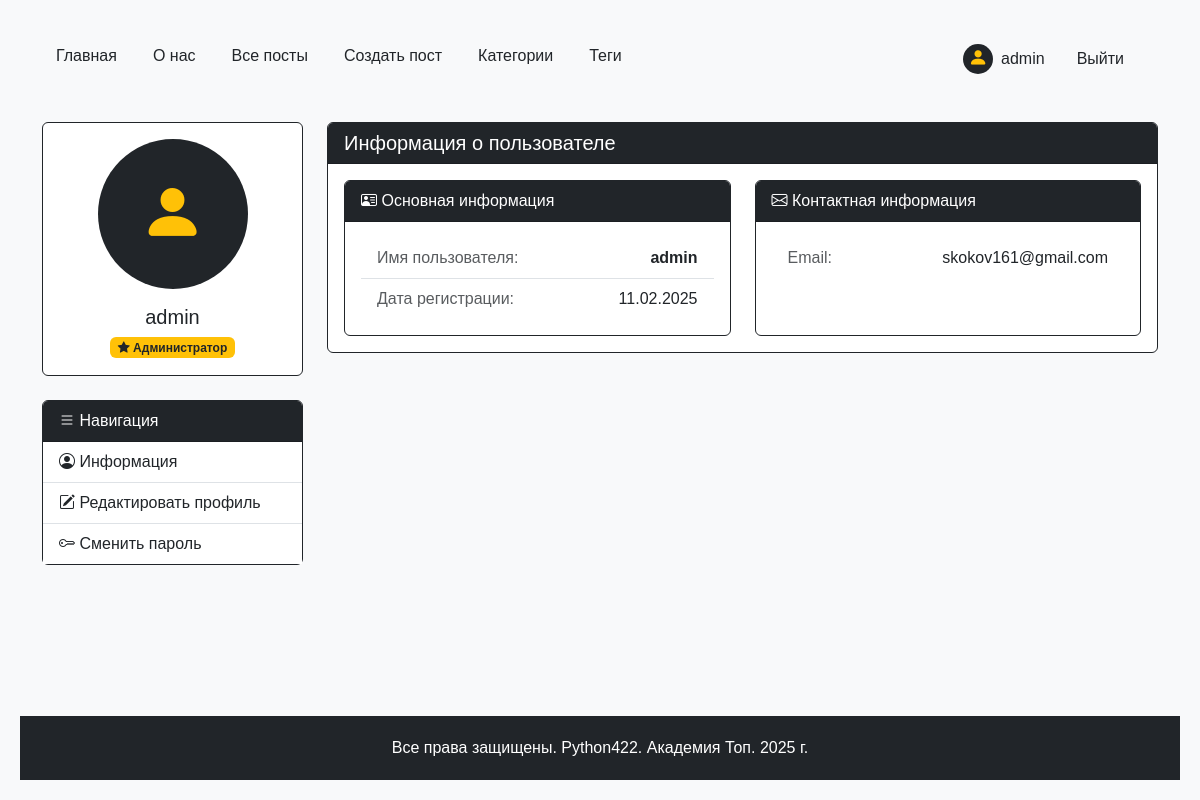
Before: /users/profile/1/ (signed in) with the older database file.
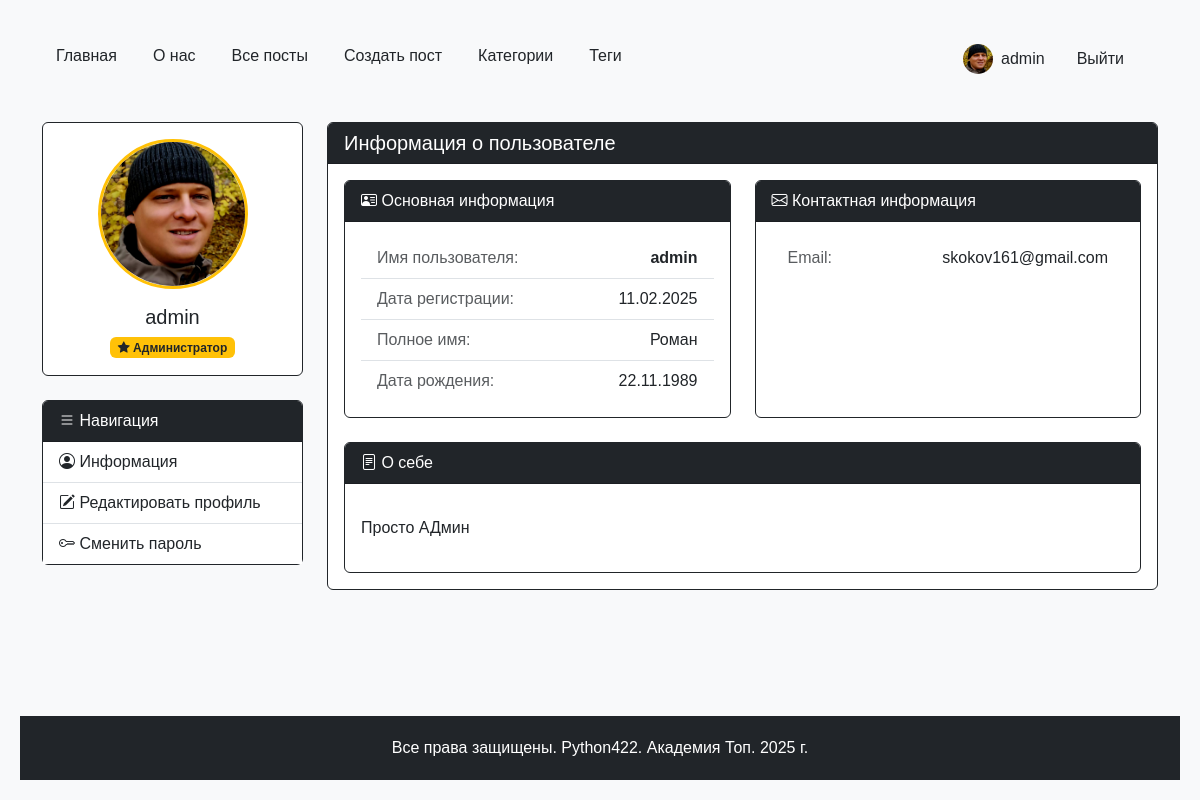
After: the same page with the newer database file.
### users_app/models.py (models this page shows, shortened)
class CustomUser(AbstractUser):
    avatar = models.ImageField(
        upload_to='users/avatars/%Y/%m/%d/',
        blank=True,
        null=True,
        verbose_name='Аватар'
    )
    github_id = models.CharField(
        max_length=50,
        blank=True,
        null=True,
        verbose_name='GitHub ID'
    )
    vk_id = models.CharField(
        max_length=50,
        blank=True,
        null=True,
        verbose_name='VK ID'
    )
    telegram_id = models.CharField(
        max_length=50,
        blank=True,
        null=True,
        verbose_name='Telegram ID'
    )
    birth_date = models.DateField(
        blank=True,
        null=True,
        verbose_name='Дата рождения'
    )
    bio = models.TextField(
        max_length=1000,
        blank=True,
        verbose_name='О себе'
    )
    class Meta:
        verbose_name = 'Пользователь'
        verbose_name_plural = 'Пользователи'

### users_app/views.py (the view)
# urls.py: path("profile/<int:pk>/", ProfileDetailView.as_view(), name="profile_detail"),
class ProfileDetailView(LoginRequiredMixin, OwnerPermissionMixin, DetailView):
    model = get_user_model()
    template_name = "profile_detail.html"
    context_object_name = "profile_user"

### python_blog/context_processors.py (called while the page is built)
def menu_items(request):
    menu = [
    {"title": "Главная", "url_name": "main"},
    {"title": "О нас", "url_name": "about"},
    {"title": "Все посты", "url_name": "blog:posts"},
    {"title": "Создать пост", "url_name": "blog:post_create"},
    {"title": "Категории", "url_name": "blog:categories"},
    {"title": "Теги", "url_name": "blog:tags"},
]
    current_url_name = request.resolver_match.view_name
    for item in menu:
        item['is_active'] = current_url_name == item['url_name']
    return {'menu_items': menu}

### users_app/views.py (called while the page is built)
    def get_context_data(self, **kwargs):
        context = super().get_context_data(**kwargs)
        context['is_owner'] = self.request.user == self.get_object()
        return context

### users_app/templates/profile_detail.html (shortened to what this page needs)
{% extends 'profile_base.html' %}
{% block profile_title %}
    Информация о пользователе
{% endblock %}
{% block profile_content %}
<div class="row g-4">
    <div class="col-md-6">
        <div class="card h-100 border-dark">
            <div class="card-header bg-dark text-white">
                <i class="bi bi-person-vcard"></i> Основная информация
            </div>
            <div class="card-body">
                <ul class="list-group list-group-flush">
                    <li class="list-group-item d-flex justify-content-between">
                        <span class="text-muted">Имя пользователя:</span>
                        <span class="fw-bold">{{ profile_user.username }}</span>
                    </li>
                    <li class="list-group-item d-flex justify-content-between">
                        <span class="text-muted">Дата регистрации:</span>
                        <span>{{ profile_user.date_joined|date:"d.m.Y" }}</span>
                    </li>
                    {% if profile_user.first_name or profile_user.last_name %}
                    <li class="list-group-item d-flex justify-content-between">
                        <span class="text-muted">Полное имя:</span>
                        <span>{{ profile_user.get_full_name }}</span>
                    </li>
                    {% endif %}
                    {% if profile_user.birth_date %}
                    <li class="list-group-item d-flex justify-content-between">
                        <span class="text-muted">Дата рождения:</span>
                        <span>{{ profile_user.birth_date|date:"d.m.Y" }}</span>
                    </li>
                    {% endif %}
                </ul>
            </div>
        </div>
    </div>
    <div class="col-md-6">
        <div class="card h-100 border-dark">
            <div class="card-header bg-dark text-white">
                <i class="bi bi-envelope"></i> Контактная информация
            </div>
            <div class="card-body">
                <ul class="list-group list-group-flush">
                    {% if is_owner %}
                    <li class="list-group-item d-flex justify-content-between">
                        <span class="text-muted">Email:</span>
                        <span>{{ profile_user.email|default:"Не указан" }}</span>
                    </li>
                    {% endif %}
                </ul>
            </div>
        </div>
    </div>
    {% if profile_user.bio %}
    <div class="col-12">
        <div class="card border-dark">
            <div class="card-header bg-dark text-white">
                <i class="bi bi-file-text"></i> О себе
            </div>
            <div class="card-body">
                <p class="card-text">{{ profile_user.bio|linebreaks }}</p>
            </div>
        </div>
    </div>
    {% endif %}
</div>
{% endblock %}

### users_app/templates/profile_base.html (shortened to what this page needs)
{% extends 'base.html' %}
{% block content %}
<div class="container py-4">
    <div class="row">
        <div class="col-md-3">
            <div class="card border-dark mb-4">
                <div class="card-body text-center">
                    <div class="avatar-container mb-3">
                        {% if profile_user.avatar %}
                            <img src="{{ profile_user.avatar.url }}"
                                 class="rounded-circle img-fluid border border-3 border-warning"
                                 alt="Аватар пользователя"
                                 style="width: 150px; height: 150px; object-fit: cover;">
                        {% else %}
                            <div class="rounded-circle bg-dark d-flex align-items-center justify-content-center mx-auto"
                                 style="width: 150px; height: 150px;">
                                <i class="bi bi-person-fill text-warning" style="font-size: 4rem;"></i>
                            </div>
                        {% endif %}
                    </div>
                    <h5 class="card-title mb-0">{{ profile_user.username }}</h5>
                    {% if profile_user.is_staff %}
                        <span class="badge bg-warning text-dark mt-2">
                            <i class="bi bi-star-fill"></i> Администратор
                        </span>
                    {% endif %}
                </div>
            </div>
            <div class="card border-dark">
                <div class="card-header bg-dark text-white">
                    <i class="bi bi-list"></i> Навигация
                </div>
                <div class="card-body p-0">
                    {% include 'profile_menu.html' %}
                </div>
            </div>
        </div>
        <div class="col-md-9">
            <div class="card border-dark">
                <div class="card-header bg-dark text-white d-flex justify-content-between align-items-center">
                    <h5 class="mb-0">{% block profile_title %}{% endblock %}</h5>
                </div>
                <div class="card-body">
                    {% block profile_content %}{% endblock %}
                </div>
            </div>
        </div>
    </div>
</div>
{% endblock %}

### templates/menu_include.html (shortened to what this page needs)
<nav class="navbar navbar-expand-md">
    <div class="container-fluid">
        <div class="collapse navbar-collapse" id="navbarNav">
            <ul class="navbar-nav">
                {% for item in menu_items %}
                    <li class="nav-item">
                        <a class="nav-link {% if item.is_active %}active{% endif %}"
                           href="{% url item.url_name %}">
                            {{ item.title }}
                        </a>
                    </li>
                {% endfor %}
                <li class="nav-item ms-md-auto">
                    {% if user.is_authenticated %}
                        <div class="d-flex align-items-center">
                            <a href="{% url 'users:profile_detail' pk=user.pk %}" class="nav-link d-flex align-items-center me-3">
                                {% if user.avatar %}
                                    <img src="{{ user.avatar.url }}"
                                         class="rounded-circle me-2"
                                         alt="Аватар"
                                         style="width: 30px; height: 30px; object-fit: cover;">
                                {% else %}
                                    <div class="rounded-circle bg-dark d-flex align-items-center justify-content-center me-2"
                                         style="width: 30px; height: 30px;">
                                        <i class="bi bi-person-fill text-warning" style="font-size: 1.2rem;"></i>
                                    </div>
                                {% endif %}
                                {{user.username}}
                            </a>
                            <form action="{% url 'users:logout' %}" method="POST" class="d-inline">
                                <button type="submit" class="btn nav-link">Выйти</button>
                            </form>
                        </div>
                    {% else %}
                        <div class="d-flex">
                            <a href="{% url 'users:register' %}" class="nav-link me-3">Регистрация</a>
                            <span class="nav-link me-3">|</span>
                            <a href="{% url 'users:login' %}" class="nav-link">Вход</a>
                        </div>
                    {% endif %}
                </li>
            </ul>
        </div>
    </div>
</nav>

Changed rows visible on the page:
changed CustomUser "admin": avatar: picture added; first_name empty → "Роман" (drawn); get_full_name (not shown) → "Роман"; birth_date (not shown) → "22.11.1989"; bio (not shown) → "Просто АДмин"
Other visible differences:
text now shown: "Полное имя: Дата рождения: О себе"
